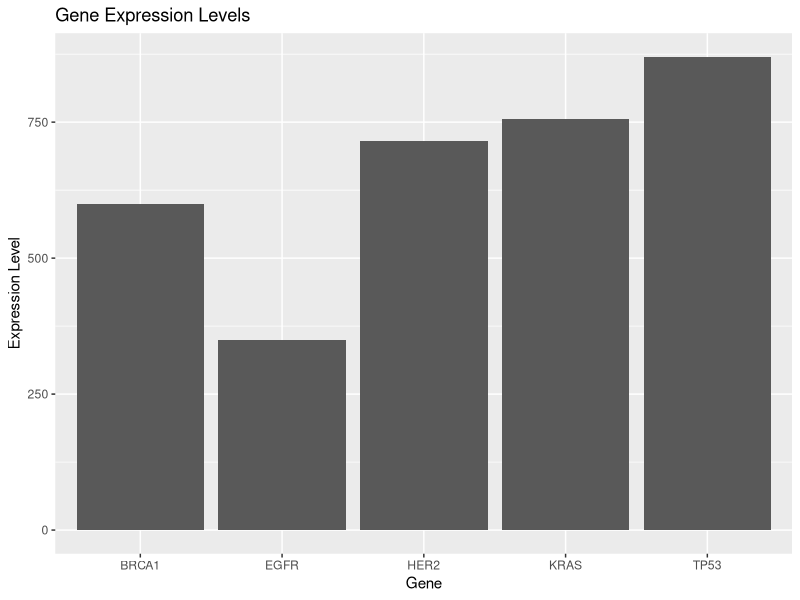
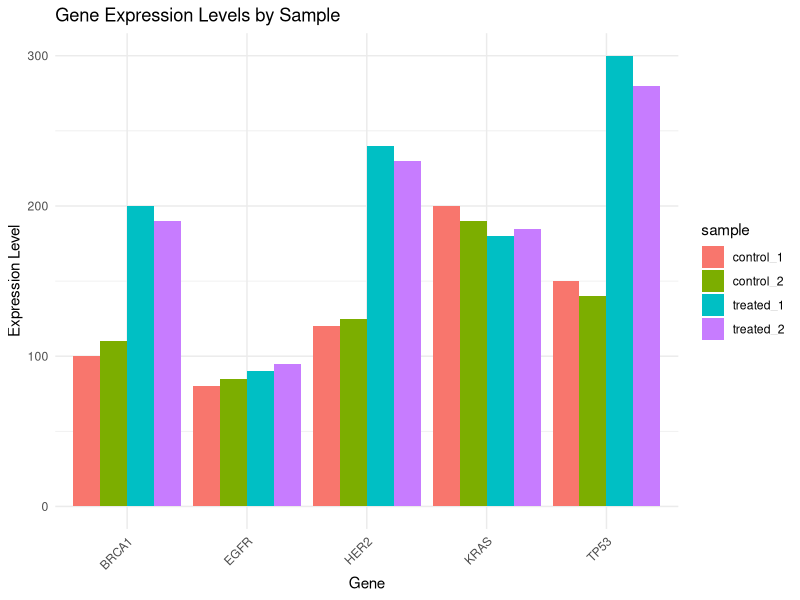
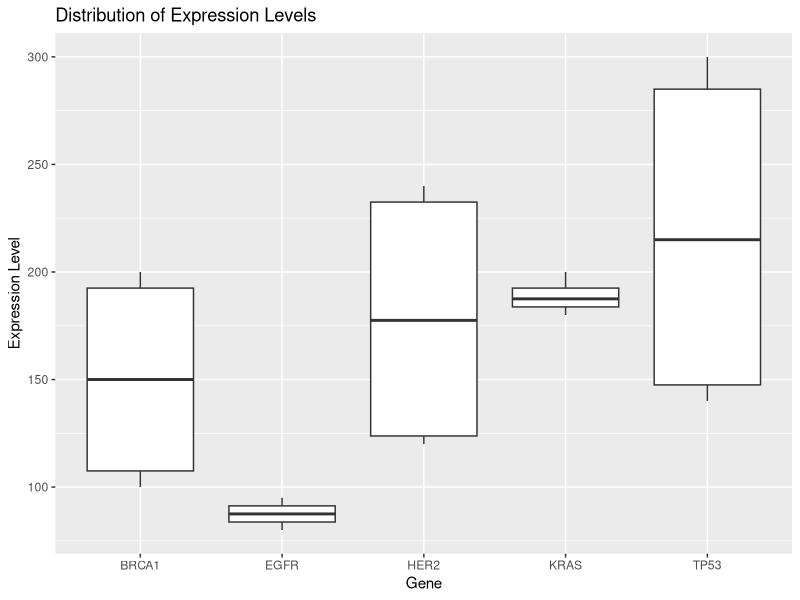
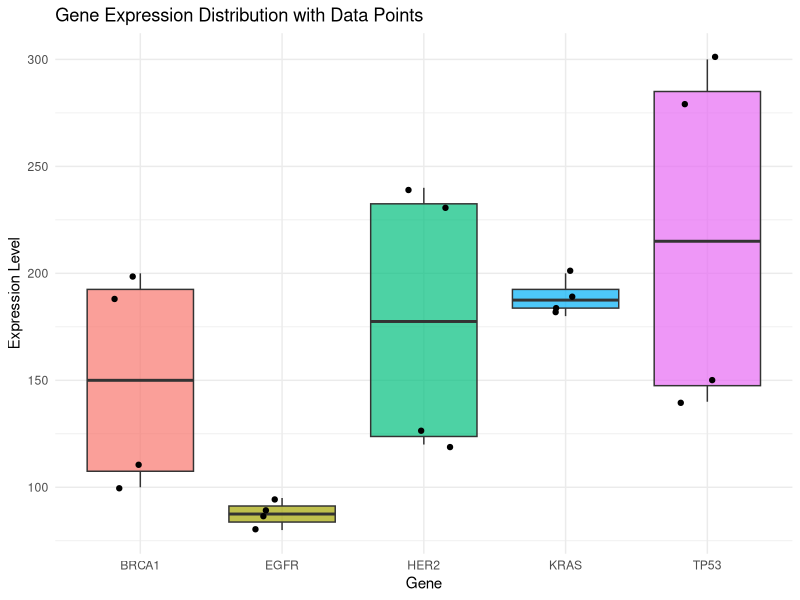
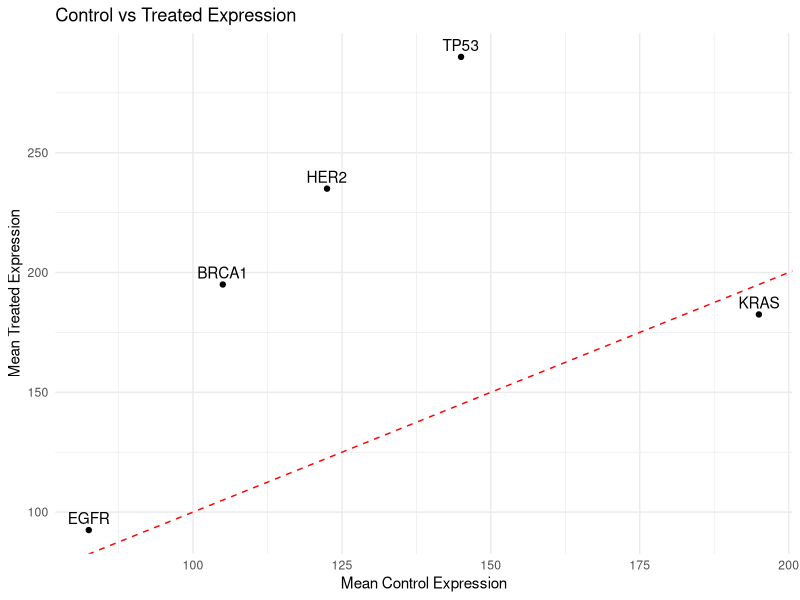
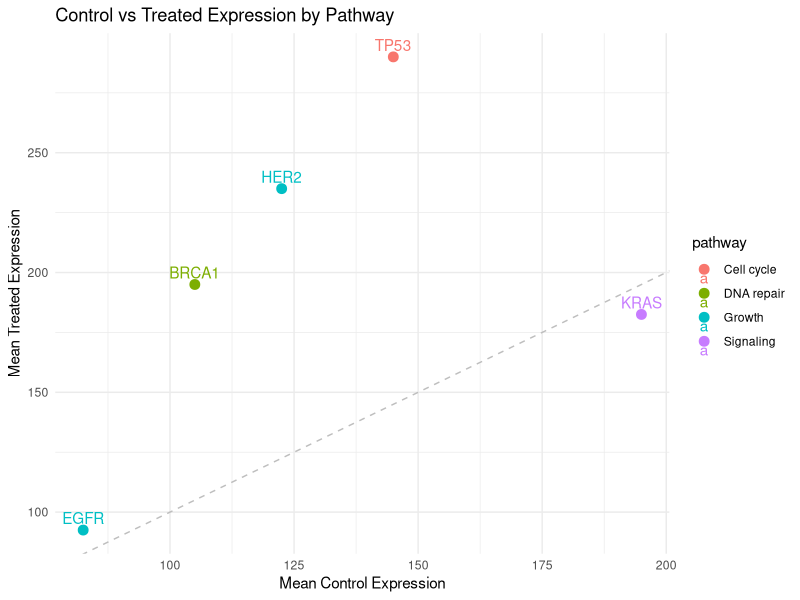
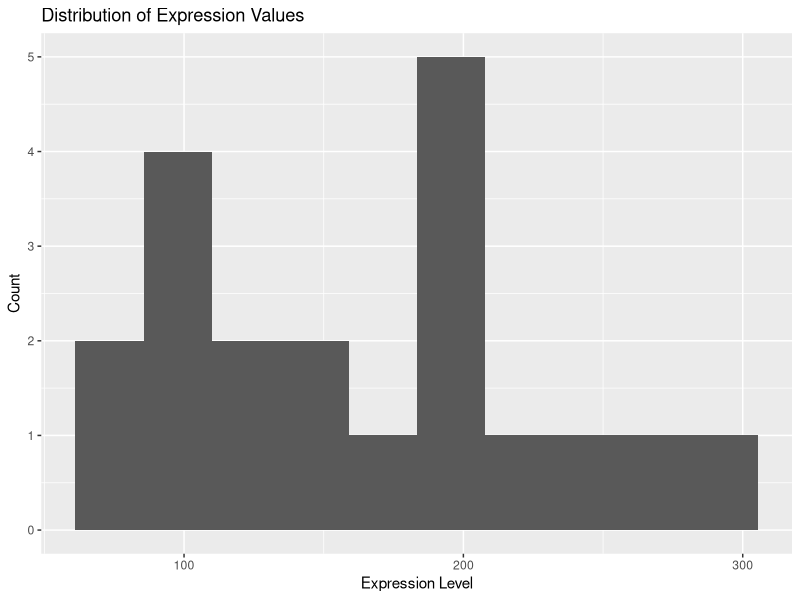
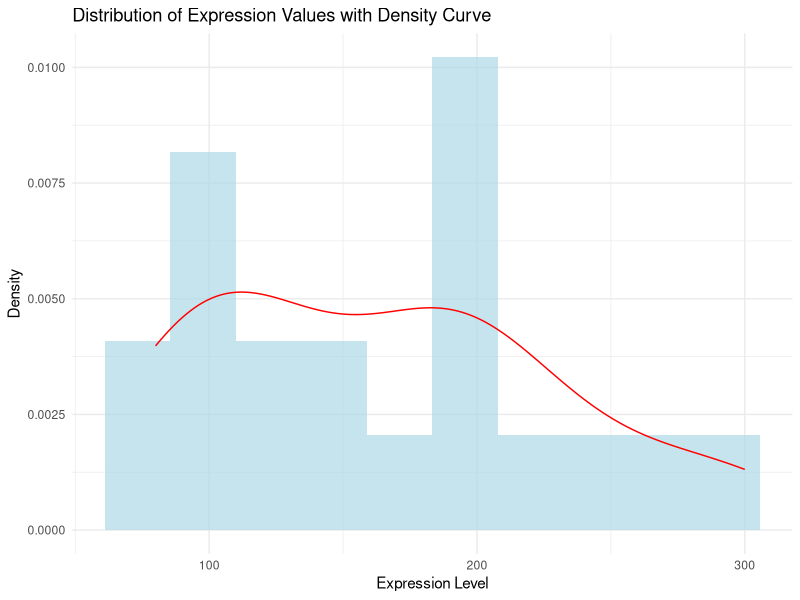

These charts were generated, in order, by the following R code:
## ---- chunk 1
knitr::opts_chunk$set(echo = TRUE)
## ---- chunk 2
# Load required packages
library(tidyverse)  # includes ggplot2
library(viridis)    # for color-blind friendly palettes

# Create our sample gene expression dataset (from previous lesson)
gene_data <- tibble(
  gene_id = c("BRCA1", "TP53", "EGFR", "KRAS", "HER2"),
  control_1 = c(100, 150, 80, 200, 120),
  control_2 = c(110, 140, 85, 190, 125),
  treated_1 = c(200, 300, 90, 180, 240),
  treated_2 = c(190, 280, 95, 185, 230),
  chromosome = c("17", "17", "7", "12", "17"),
  pathway = c("DNA repair", "Cell cycle", "Growth", "Signaling", "Growth")
)

# Convert to long format for plotting
gene_data_long <- gene_data %>%
  pivot_longer(
    cols = c(control_1, control_2, treated_1, treated_2),
    names_to = "sample",
    values_to = "expression"
  )
## ---- chunk 3
# Basic bar plot
ggplot(gene_data_long, aes(x = gene_id, y = expression)) +
  geom_bar(stat = "identity") +
  labs(title = "Gene Expression Levels",
       x = "Gene",
       y = "Expression Level")

# Grouped bar plot
ggplot(gene_data_long, aes(x = gene_id, y = expression, fill = sample)) +
  geom_bar(stat = "identity", position = "dodge") +
  labs(title = "Gene Expression Levels by Sample",
       x = "Gene",
       y = "Expression Level") +
  theme_minimal() +
  theme(axis.text.x = element_text(angle = 45, hjust = 1))  # Rotate x-axis labels
## ---- chunk 4
# Calculate some summary statistics
gene_summary <- gene_data_long %>%
  group_by(gene_id) %>%
  summarise(
    mean_expr = mean(expression),
    sd_expr = sd(expression),
    sem_expr = sd(expression) / sqrt(n())  # Standard Error of Mean
  )

# Basic box plot
ggplot(gene_data_long, aes(x = gene_id, y = expression)) +
  geom_boxplot() +
  labs(title = "Distribution of Expression Levels",
       x = "Gene",
       y = "Expression Level")

# Box plot with individual points and error bars
ggplot(gene_data_long, aes(x = gene_id, y = expression, fill = gene_id)) +
  geom_boxplot(alpha = 0.7) +  # Alpha controls transparency
  geom_point(position = position_jitter(width = 0.2)) +  # Add individual points
  labs(title = "Gene Expression Distribution with Data Points",
       x = "Gene",
       y = "Expression Level") +
  theme_minimal() +
  theme(legend.position = "none")  # Remove legend

# Understanding the Box Plot Elements:
# - Box: Shows the Interquartile Range (IQR) - middle 50% of data
# - Line in box: Median
# - Whiskers: Extend to most extreme points within 1.5 * IQR
# - Points beyond whiskers: Potential outliers
## ---- chunk 5
# Calculate mean expression for control and treated conditions
expression_means <- gene_data %>%
  mutate(
    mean_control = (control_1 + control_2) / 2,
    mean_treated = (treated_1 + treated_2) / 2
  )

# Basic scatter plot
ggplot(expression_means, 
       aes(x = mean_control, y = mean_treated, label = gene_id)) +
  geom_point() +
  geom_text(vjust = -0.5) +  # Add labels above points
  geom_abline(intercept = 0, slope = 1, linetype = "dashed", color = "red") +  # Add y=x line
  labs(title = "Control vs Treated Expression",
       x = "Mean Control Expression",
       y = "Mean Treated Expression") +
  theme_minimal()

# Scatter plot with additional information
ggplot(expression_means, 
       aes(x = mean_control, y = mean_treated, 
           color = pathway, label = gene_id)) +
  geom_point(size = 3) +
  geom_text(vjust = -0.5) +
  geom_abline(intercept = 0, slope = 1, linetype = "dashed", color = "gray") +
  labs(title = "Control vs Treated Expression by Pathway",
       x = "Mean Control Expression",
       y = "Mean Treated Expression") +
  theme_minimal()
## ---- chunk 6
# Basic histogram
ggplot(gene_data_long, aes(x = expression)) +
  geom_histogram(bins = 10) +
  labs(title = "Distribution of Expression Values",
       x = "Expression Level",
       y = "Count")

# Histogram with density curve
ggplot(gene_data_long, aes(x = expression)) +
  geom_histogram(aes(y = ..density..), bins = 10, fill = "lightblue", alpha = 0.7) +
  geom_density(color = "red") +
  labs(title = "Distribution of Expression Values with Density Curve",
       x = "Expression Level",
       y = "Density") +
  theme_minimal()

# Faceted histogram by sample type
ggplot(gene_data_long, aes(x = expression, fill = sample)) +
  geom_histogram(bins = 10, alpha = 0.7, position = "identity") +
  facet_wrap(~sample) +
  labs(title = "Expression Distribution by Sample",
       x = "Expression Level",
       y = "Count") +
  theme_minimal()
## ---- chunk 7
# Prepare data for heatmap
heatmap_data <- gene_data %>%
  select(gene_id, control_1, control_2, treated_1, treated_2) %>%
  pivot_longer(
    cols = -gene_id,
    names_to = "sample",
    values_to = "expression"
  )

# Create heatmap
ggplot(heatmap_data, aes(x = sample, y = gene_id, fill = expression)) +
  geom_tile() +
  scale_fill_viridis() +  # Color-blind friendly palette
  labs(title = "Gene Expression Heatmap",
       x = "Sample",
       y = "Gene",
       fill = "Expression") +
  theme_minimal() +
  theme(axis.text.x = element_text(angle = 45, hjust = 1))

# Heatmap with centered and scaled values
heatmap_data_scaled <- heatmap_data %>%
  group_by(gene_id) %>%
  mutate(scaled_expression = scale(expression)[,1]) %>%
  ungroup()

ggplot(heatmap_data_scaled, 
       aes(x = sample, y = gene_id, fill = scaled_expression)) +
  geom_tile() +
  scale_fill_viridis(option = "magma") +
  labs(title = "Gene Expression Heatmap (Scaled)",
       x = "Sample",
       y = "Gene",
       fill = "Z-score") +
  theme_minimal() +
  theme(axis.text.x = element_text(angle = 45, hjust = 1))
## ---- chunk 8
# Example of a highly customized plot
ggplot(gene_data_long, aes(x = gene_id, y = expression, fill = sample)) +
  geom_boxplot(alpha = 0.7) +
  geom_point(position = position_jitterdodge(jitter.width = 0.2)) +
  scale_fill_viridis_d() +  # Discrete color-blind friendly palette
  labs(
    title = "Gene Expression Analysis",
    subtitle = "Comparing Control and Treated Samples",
    x = "Gene",
    y = "Expression Level",
    fill = "Sample Type"
  ) +
  theme_minimal() +
  theme(
    plot.title = element_text(size = 16, face = "bold"),
    plot.subtitle = element_text(size = 12, color = "gray50"),
    axis.title = element_text(size = 12),
    axis.text.x = element_text(angle = 45, hjust = 1),
    legend.position = "top"
  )
## ---- chunk 9
# Same plot with different themes
base_plot <- ggplot(gene_data_long, aes(x = gene_id, y = expression)) +
  geom_boxplot()

# Default theme
base_plot

# Minimal theme
base_plot + theme_minimal()

# Classic theme
base_plot + theme_classic()

# Black and white theme
base_plot + theme_bw()
## ---- chunk 10
base_plot +
  scale_y_log10() +  # Log scale for y-axis
  theme_minimal() +
  theme(
    axis.text.x = element_text(angle = 45, hjust = 1),  # Rotate x labels
    axis.title = element_text(size = 12, face = "bold")  # Bold axis titles
  )
## ---- chunk 11
ggplot(expression_means, 
       aes(x = mean_control, y = mean_treated)) +
  geom_point() +
  geom_text(aes(label = gene_id), vjust = -0.5) +  # Add labels
  geom_abline(intercept = 0, slope = 1, linetype = "dashed", color = "red") +  # Add line
  annotate("text", x = 100, y = 200, 
           label = "Upregulated", color = "blue", fontface = "italic") +  # Add annotation
  theme_minimal()
## ---- chunk 12
# Exercise 1: Scatter plot of technical replicates
ggplot(gene_data, aes(x = control_1, y = control_2, label = gene_id)) +
  geom_point() +
  geom_text(vjust = -0.5) +
  geom_abline(intercept = 0, slope = 1, linetype = "dashed", color = "red") +
  labs(title = "Technical Replicates Comparison",
       x = "Control Replicate 1",
       y = "Control Replicate 2") +
  theme_minimal()

# Exercise 2: Box plot by pathway
ggplot(gene_data_long, aes(x = pathway, y = expression, fill = pathway)) +
  geom_boxplot() +
  labs(title = "Expression Levels by Pathway",
       x = "Pathway",
       y = "Expression Level") +
  theme_minimal() +
  theme(axis.text.x = element_text(angle = 45, hjust = 1))

# Add more exercises as needed...
